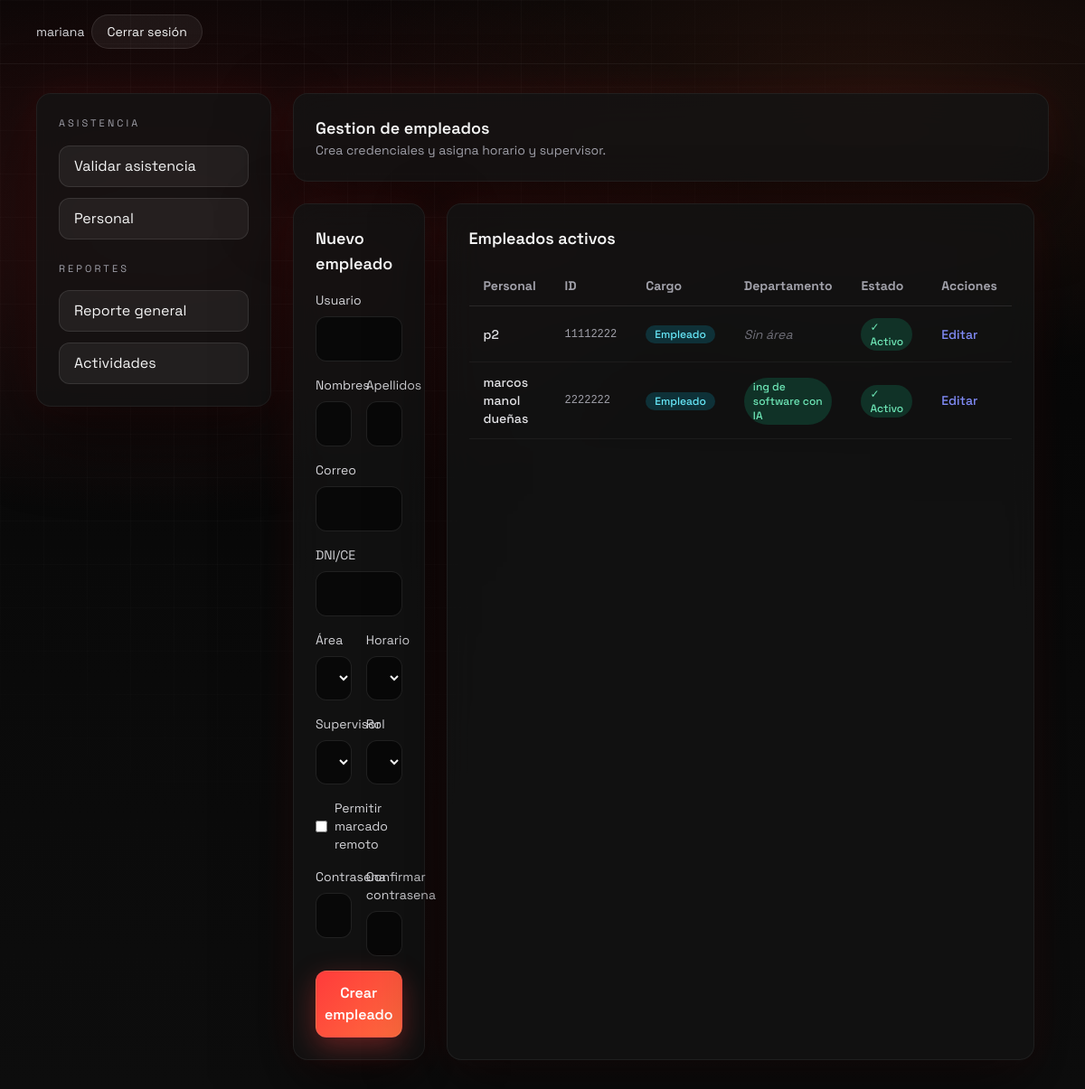
Screenshot of /empleados/ (signed in) with the database file from the repository.
### asistencia/models.py (models this page shows, shortened)
class CustomUser(AbstractUser):
    ROL_ADMIN = "admin"
    ROL_RRHH = "rrhh"
    ROL_SUPERVISOR = "supervisor"
    ROL_EMPLEADO = "empleado"
    ROL_PPHH = "pphh"
    ROLES = (
        (ROL_ADMIN, "Administrador"),
        (ROL_RRHH, "RRHH"),
        (ROL_SUPERVISOR, "Supervisor"),
        (ROL_EMPLEADO, "Empleado"),
        (ROL_PPHH, "Practicante (PP.HH.)"),
    )
    rol = models.CharField(max_length=20, choices=ROLES, default=ROL_EMPLEADO)
    dni = models.CharField(max_length=11, unique=True, verbose_name="DNI/CE")
    supervisor = models.ForeignKey(
        'self',
        on_delete=models.SET_NULL,
        null=True,
        blank=True,
        related_name='subordinados'
    )
    horario = models.ForeignKey(
        Horario,
        on_delete=models.SET_NULL,
        null=True,
        blank=True,
        related_name='empleados'
    )
    area = models.ForeignKey(
        Area,
        on_delete=models.SET_NULL,
        null=True,
        blank=True,
        related_name='empleados',
        verbose_name="Área de Práctica"
    )
    permite_remoto = models.BooleanField(default=False)
    codigo_qr = models.CharField(
        max_length=50,
        unique=True,
        editable=False,
        null=True,
        blank=True,
        help_text="Código QR único del empleado para validar asistencia"
    )
    def __str__(self):
        return f"{self.get_full_name()} ({self.dni}) - {self.area.nombre if self.area else 'Sin Área'}"

class Area(models.Model):
    nombre = models.CharField(max_length=100, unique=True, help_text="Ej. Diseño Gráfico, Ing. Software")
    descripcion = models.TextField(blank=True, null=True)
    def __str__(self):
        return self.nombre

### asistencia/views.py (the view, shortened to what this page needs)
# urls.py: path("empleados/", views.EmpleadosView.as_view(), name="empleados"),
class EmpleadosView(LoginRequiredMixin, AdminOrRRHHRequiredMixin, FormView):
    template_name = "asistencia/empleados.html"
    form_class = EmpleadoCreationForm
    success_url = "/empleados/"
    def get_context_data(self, **kwargs):
        context = super().get_context_data(**kwargs)
        context["empleados"] = CustomUser.objects.filter(rol__in=[CustomUser.ROL_EMPLEADO, CustomUser.ROL_PPHH]).order_by(
            "last_name",
            "first_name",
            "username",
        )
        context["areas"] = Area.objects.all().order_by("nombre")
        return context

### asistencia/forms.py (shortened to what this page needs)
class EmpleadoCreationForm(UserCreationForm):
    class Meta(UserCreationForm.Meta):
        model = CustomUser
        fields = [
            "username",
            "first_name",
            "last_name",
            "email",
            "dni",
            "supervisor",
            "horario",
            "area",
            "rol",
            "permite_remoto",
        ]
    def __init__(self, *args, **kwargs):
        super().__init__(*args, **kwargs)
        self.fields["supervisor"].queryset = CustomUser.objects.filter(
            rol__in=[CustomUser.ROL_ADMIN, CustomUser.ROL_RRHH, CustomUser.ROL_SUPERVISOR],
            is_active=True,
        )
        self.fields["rol"].initial = CustomUser.ROL_EMPLEADO

### asistencia/models.py (called while the page is built)
    def __str__(self):
        return f"{self.nombre} ({self.hora_entrada} - {self.hora_salida})"

### asistencia/views.py (called while the page is built)
    def test_func(self):
        return self.request.user.is_authenticated and self.request.user.rol in (
            CustomUser.ROL_ADMIN,
            CustomUser.ROL_RRHH,
        )

### asistencia/templates/asistencia/empleados.html (shortened to what this page needs)
{% extends "asistencia/base_admin.html" %}
{% block admin_content %}
<div class="space-y-6">
    <div class="glass rounded-2xl p-6">
        <div class="flex flex-col md:flex-row md:items-center md:justify-between gap-4">
            <div>
                <div class="text-lg font-semibold">Gestion de empleados</div>
                <div class="text-sm text-zinc-400">Crea credenciales y asigna horario y supervisor.</div>
            </div>
        </div>
    </div>
    <div class="grid lg:grid-cols-[0.9fr_1.1fr] gap-6">
        <div class="glass rounded-2xl p-6">
            <div class="text-lg font-semibold mb-4">Nuevo empleado</div>
            <form method="post" class="space-y-4">
                <div>
                    <label class="block text-sm text-zinc-300 mb-2">Usuario</label>
                    {{ form.username }}
                </div>
                <div class="grid md:grid-cols-2 gap-4">
                    <div>
                        <label class="block text-sm text-zinc-300 mb-2">Nombres</label>
                        {{ form.first_name }}
                    </div>
                    <div>
                        <label class="block text-sm text-zinc-300 mb-2">Apellidos</label>
                        {{ form.last_name }}
                    </div>
                </div>
                <div>
                    <label class="block text-sm text-zinc-300 mb-2">Correo</label>
                    {{ form.email }}
                </div>
                <div>
                    <label class="block text-sm text-zinc-300 mb-2">DNI/CE</label>
                    {{ form.dni }}
                </div>
                <div class="grid md:grid-cols-2 gap-4">
                    <div>
                        <label class="block text-sm text-zinc-300 mb-2">Área</label>
                        {{ form.area }}
                    </div>
                    <div>
                        <label class="block text-sm text-zinc-300 mb-2">Horario</label>
                        {{ form.horario }}
                    </div>
                </div>
                <div class="grid md:grid-cols-2 gap-4">
                    <div>
                        <label class="block text-sm text-zinc-300 mb-2">Supervisor</label>
                        {{ form.supervisor }}
                    </div>
                    <div>
                        <label class="block text-sm text-zinc-300 mb-2">Rol</label>
                        {{ form.rol }}
                    </div>
                </div>
                <div class="flex items-center gap-2">
                    {{ form.permite_remoto }}
                    <span class="text-sm text-zinc-300">Permitir marcado remoto</span>
                </div>
                <div class="grid md:grid-cols-2 gap-4">
                    <div>
                        <label class="block text-sm text-zinc-300 mb-2">Contrasena</label>
                        {{ form.password1 }}
                    </div>
                    <div>
                        <label class="block text-sm text-zinc-300 mb-2">Confirmar contrasena</label>
                        {{ form.password2 }}
                    </div>
                </div>
                <button type="submit" class="w-full btn-neo py-3 rounded-xl">Crear empleado</button>
            </form>
        </div>
        <div class="glass rounded-2xl p-6">
            <div class="text-lg font-semibold mb-4">Empleados activos</div>
            <div class="overflow-x-auto">
                <table class="w-full text-sm">
                    <thead>
                        <tr class="text-left text-zinc-400 border-b border-white/10">
                            <th class="py-3 px-4">Personal</th>
                            <th class="py-3 px-4">ID</th>
                            <th class="py-3 px-4">Cargo</th>
                            <th class="py-3 px-4">Departamento</th>
                            <th class="py-3 px-4">Estado</th>
                            <th class="py-3 px-4">Acciones</th>
                        </tr>
                    </thead>
                    <tbody>
                        {% for empleado in empleados %}
                            <tr class="border-b border-white/5 hover:bg-white/5 transition">
                                <td class="py-3 px-4 text-zinc-200 font-medium">{{ empleado.get_full_name|default:empleado.username }}</td>
                                <td class="py-3 px-4 text-zinc-400 font-mono text-xs">{{ empleado.dni }}</td>
                                <td class="py-3 px-4">
                                    <span class="inline-flex items-center px-2.5 py-0.5 rounded-full text-xs font-medium
                                        {% if empleado.rol == 'admin' %}
                                            bg-purple-500/20 text-purple-300
                                        {% elif empleado.rol == 'supervisor' %}
                                            bg-blue-500/20 text-blue-300
                                        {% else %}
                                            bg-cyan-500/20 text-cyan-300
                                        {% endif %}">
                                        {{ empleado.get_rol_display }}
                                    </span>
                                </td>
                                <td class="py-3 px-4">
                                    {% if empleado.area %}
                                        <span class="inline-flex items-center px-2.5 py-0.5 rounded-full text-xs font-medium bg-emerald-500/20 text-emerald-300">
                                            {{ empleado.area.nombre }}
                                        </span>
                                    {% else %}
                                        <span class="text-zinc-500 italic">Sin área</span>
                                    {% endif %}
                                </td>
                                <td class="py-3 px-4">
                                    <span class="inline-flex items-center px-2.5 py-0.5 rounded-full text-xs font-medium bg-emerald-500/20 text-emerald-300">
                                        ✓ Activo
                                    </span>
                                </td>
                                <td class="py-3 px-4">
                                    <button onclick="abrirModalEditarEmpleado({{ empleado.id }}, '{{ empleado.get_full_name }}', '{{ empleado.username }}', '{{ empleado.email }}', '{{ empleado.dni }}', {{ empleado.area.id|default:'null' }}, '{{ empleado.get_rol_display }}')"
                                            class="text-indigo-400 hover:text-indigo-300 transition text-sm font-medium">
                                        Editar
                                    </button>
                                </td>
                            </tr>
                        {% endfor %}
                    </tbody>
                </table>
            </div>
        </div>
    </div>
</div>
{% endblock %}

### asistencia/templates/asistencia/base.html (shortened to what this page needs)
<!DOCTYPE html>
<html lang="es">
<head>
    <script src="https://cdn.tailwindcss.com"></script>
</head>
<body>
    <div class="page-bg" aria-hidden="true"></div>
    <header class="relative z-10 border-b border-white/5">
        <div class="max-w-6xl mx-auto px-4 py-4 flex flex-wrap items-center justify-between gap-4">
            <div class="text-sm flex items-center gap-2">
                {% if user.is_authenticated %}
                <span class="hidden sm:inline-block text-zinc-300 truncate max-w-[150px]">{{ user.username }}</span>
                <form method="post" action="/logout/" class="inline m-0">
                    <button type="submit" class="btn-ghost px-3 sm:px-4 py-2 rounded-full text-xs sm:text-sm whitespace-nowrap">Cerrar sesión</button>
                </form>
                {% endif %}
            </div>
        </div>
    </header>
    <main class="relative z-10 {% block main_classes %}max-w-6xl mx-auto px-4 py-8{% endblock %}">
        {% block content %}{% endblock %}
    </main>
</body>
</html>

### asistencia/templates/asistencia/base.html (style rules this page uses)
:root { --bg: #050505; --bg-2: #0d0d0d; --panel: rgba(20, 20, 20, 0.78); --panel-border: rgba(255, 255, 255, 0.06); --glow: rgba(255, 35, 35, 0.45); --accent: #ff3b3b; --accent-2: #ff6b3d; --text: #f5f5f5; --muted: #a1a1aa; --text_main: #f5f5f5; --text_muted: #a1a1aa; --primary: #3b82f6; --primary_light: #eff6ff; --accent_green: #10b981; --accent_yellow: #f59e0b; --accent_red: #ef4444; --bg_light: #f3f4f6; }
body { font-family: "Space Grotesk", "Sora", sans-serif; color: var(--text); background: radial-gradient(1200px 600px at 15% 20%, rgba(255, 59, 59, 0.15), transparent 55%), radial-gradient(1000px 500px at 80% 10%, rgba(255, 107, 61, 0.12), transparent 60%), linear-gradient(180deg, var(--bg) 0%, var(--bg-2) 100%); min-height: 100vh; }
.page-bg { position: fixed; inset: 0; background-image: linear-gradient(rgba(255, 255, 255, 0.04) 1px, transparent 1px), linear-gradient(90deg, rgba(255, 255, 255, 0.04) 1px, transparent 1px); background-size: 48px 48px; mask-image: radial-gradient(circle at 30% 20%, black 0%, transparent 60%); pointer-events: none; z-index: 0; }
.glass { background: var(--panel); border: 1px solid var(--panel-border); box-shadow: 0 30px 80px rgba(0, 0, 0, 0.55), 0 0 40px rgba(255, 59, 59, 0.1); backdrop-filter: blur(18px); }
.btn-neo { background: linear-gradient(135deg, var(--accent), var(--accent-2)); color: #fff; font-weight: 600; border: 1px solid rgba(255, 255, 255, 0.08); box-shadow: 0 10px 30px rgba(255, 59, 59, 0.35); transition: transform 0.2s ease, box-shadow 0.2s ease, filter 0.2s ease; }
.btn-ghost { background: rgba(255, 255, 255, 0.06); border: 1px solid rgba(255, 255, 255, 0.1); color: var(--text); transition: border 0.2s ease, background 0.2s ease; }
form input[type="text"], form input[type="password"], form input[type="email"], form select, form textarea { width: 100%; background: rgba(8, 8, 8, 0.9); border: 1px solid rgba(255, 255, 255, 0.1); color: var(--text); border-radius: 12px; padding: 12px 14px; outline: none; transition: border 0.2s ease, box-shadow 0.2s ease; }
.glass { background: var(--panel); border: 1px solid var(--panel-border); box-shadow: 0 30px 80px rgba(0,0,0,.55), 0 0 40px rgba(255,59,59,.1); backdrop-filter: blur(18px); overflow: visible !important; position: relative; z-index: 1; }

### rows the page displays
CustomUser: username "mariana"
CustomUser: get_full_name "p2", dni "11112222", rol "Empleado", shows "Sin área"
CustomUser: get_full_name "marcos manol dueñas", dni "2222222", rol "Empleado", area.nombre "ing de software con IA"
